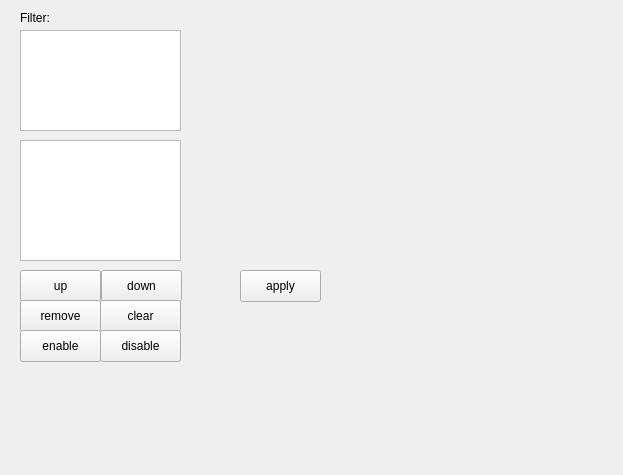
<?xml version="1.0" encoding="UTF-8"?>
<ui version="4.0">
 <class>FilterWnd</class>
 <widget class="QWidget" name="FilterWnd">
  <property name="geometry">
   <rect>
    <x>0</x>
    <y>0</y>
    <width>623</width>
    <height>475</height>
   </rect>
  </property>
  <property name="windowTitle">
   <string>Form</string>
  </property>
  <widget class="QLabel" name="label_filter">
   <property name="geometry">
    <rect>
     <x>20</x>
     <y>10</y>
     <width>59</width>
     <height>16</height>
    </rect>
   </property>
   <property name="text">
    <string>Filter:</string>
   </property>
  </widget>
  <widget class="QListWidget" name="listWidget_all">
   <property name="geometry">
    <rect>
     <x>20</x>
     <y>30</y>
     <width>161</width>
     <height>101</height>
    </rect>
   </property>
  </widget>
  <widget class="QListWidget" name="listWidge_choosen">
   <property name="geometry">
    <rect>
     <x>20</x>
     <y>140</y>
     <width>161</width>
     <height>121</height>
    </rect>
   </property>
  </widget>
  <widget class="QPushButton" name="pushButton_up">
   <property name="geometry">
    <rect>
     <x>20</x>
     <y>270</y>
     <width>81</width>
     <height>32</height>
    </rect>
   </property>
   <property name="text">
    <string>up</string>
   </property>
  </widget>
  <widget class="QPushButton" name="pushButton_down">
   <property name="geometry">
    <rect>
     <x>101</x>
     <y>270</y>
     <width>81</width>
     <height>32</height>
    </rect>
   </property>
   <property name="text">
    <string>down</string>
   </property>
  </widget>
  <widget class="QPushButton" name="pushButton_remove">
   <property name="geometry">
    <rect>
     <x>20</x>
     <y>300</y>
     <width>81</width>
     <height>32</height>
    </rect>
   </property>
   <property name="text">
    <string>remove</string>
   </property>
  </widget>
  <widget class="QPushButton" name="pushButton_apply">
   <property name="geometry">
    <rect>
     <x>240</x>
     <y>270</y>
     <width>81</width>
     <height>32</height>
    </rect>
   </property>
   <property name="text">
    <string>apply</string>
   </property>
  </widget>
  <widget class="QPushButton" name="pushButton_clear">
   <property name="geometry">
    <rect>
     <x>100</x>
     <y>300</y>
     <width>81</width>
     <height>32</height>
    </rect>
   </property>
   <property name="text">
    <string>clear</string>
   </property>
  </widget>
  <widget class="QLabel" name="label_tree">
   <property name="geometry">
    <rect>
     <x>190</x>
     <y>30</y>
     <width>211</width>
     <height>231</height>
    </rect>
   </property>
   <property name="text">
    <string/>
   </property>
  </widget>
  <widget class="QPushButton" name="pushButton_enable">
   <property name="geometry">
    <rect>
     <x>20</x>
     <y>330</y>
     <width>81</width>
     <height>32</height>
    </rect>
   </property>
   <property name="text">
    <string>enable</string>
   </property>
  </widget>
  <widget class="QPushButton" name="pushButton_disable">
   <property name="geometry">
    <rect>
     <x>100</x>
     <y>330</y>
     <width>81</width>
     <height>32</height>
    </rect>
   </property>
   <property name="text">
    <string>disable</string>
   </property>
  </widget>
 </widget>
 <resources/>
 <connections/>
</ui>
